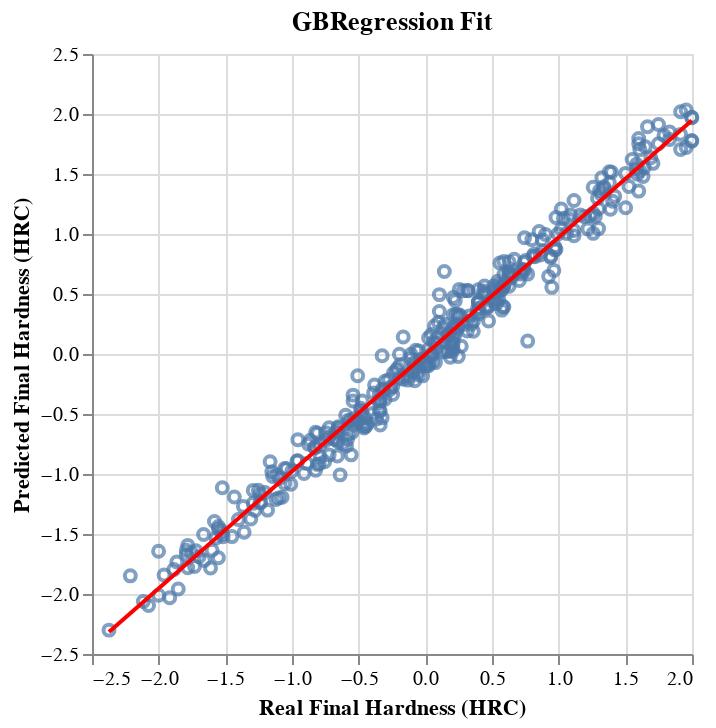

Here is the notebook cell this chart was saved with:
### Markdown cell above
## Evaluation of GBR with scale and normalization.

### Code cell
base = alt.Chart(test_df).mark_point().encode(
    alt.X('Real Final Hardness (HRC)'),
    alt.Y('Predicted Final Hardness (HRC)')
)

fit = base.transform_regression(
    'Real Final Hardness (HRC)','Predicted Final Hardness (HRC)', method='linear'
).mark_line(color='red').encode()

plot_gbr_fit = (base + fit).properties(title='GBRegression Fit')

save_and_display_chart_as(plot_gbr_fit, 'GBR_fit')

### Figure 1 — Vega-Lite specification as saved in the notebook (floating-point values rounded to 4 significant figures; data arrays with more than 128 entries replaced by an {"elided": "..."} marker saying what was removed)
{"config": {"view": {"continuousWidth": 300, "continuousHeight": 300}}, "layer": [{"mark": {"type": "point"}, "encoding": {"x": {"field": "Real Final Hardness (HRC)", "type": "quantitative"}, "y": {"field": "Predicted Final Hardness (HRC)", "type": "quantitative"}}}, {"mark": {"type": "line", "color": "red"}, "encoding": {"x": {"field": "Real Final Hardness (HRC)", "type": "quantitative"}, "y": {"field": "Predicted Final Hardness (HRC)", "type": "quantitative"}}, "transform": [{"on": "Real Final Hardness (HRC)", "regression": "Predicted Final Hardness (HRC)", "method": "linear"}]}], "data": {"name": "data-25af09fc9ebbc0e9e16dbc5b9d803911"}, "title": "GBRegression Fit", "$schema": "https://vega.github.io/schema/vega-lite/v5.20.1.json", "datasets": {"data-25af09fc9ebbc0e9e16dbc5b9d803911": {"elided": "367 records"}}}
